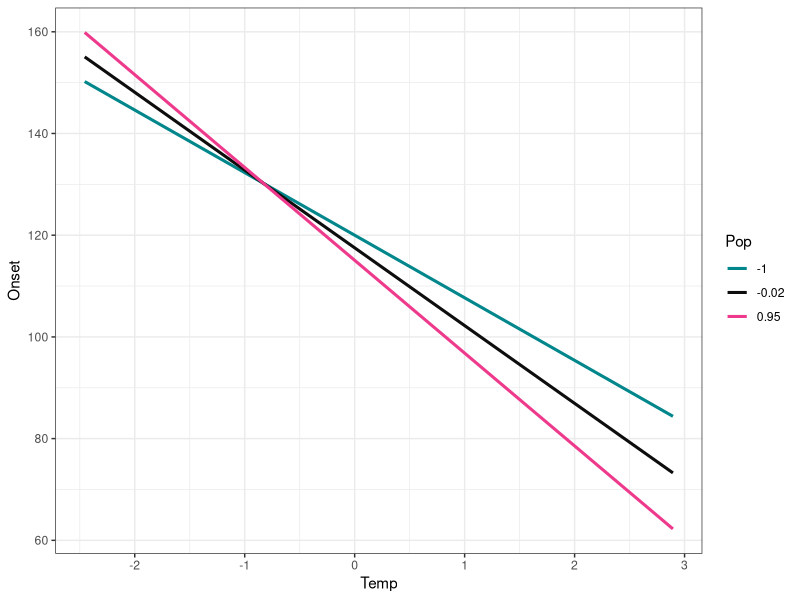
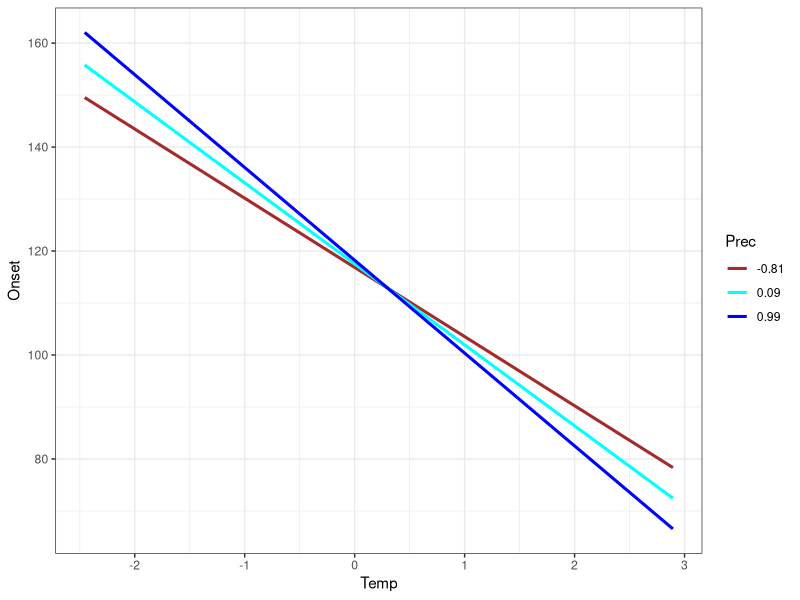
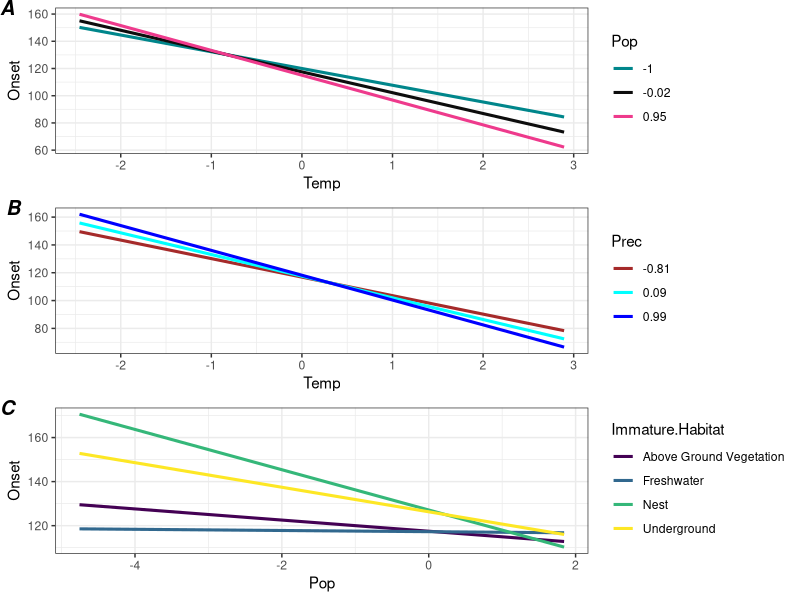
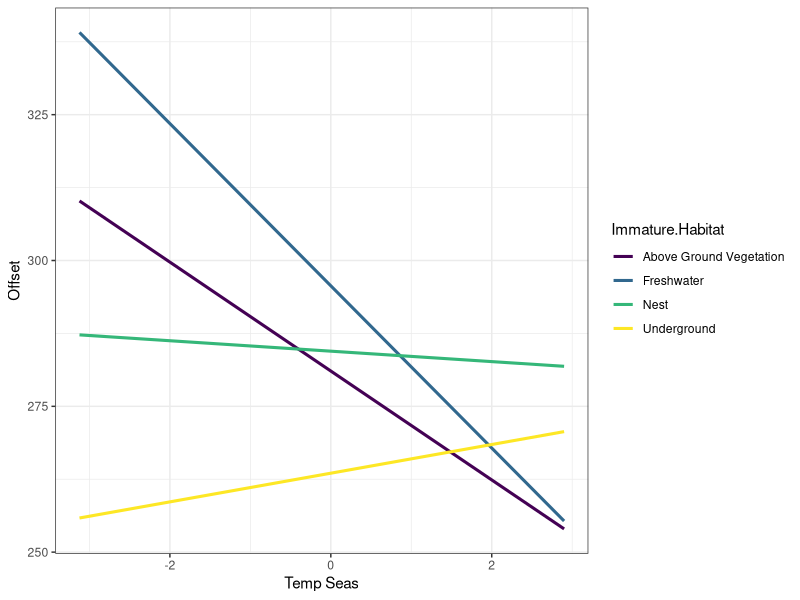
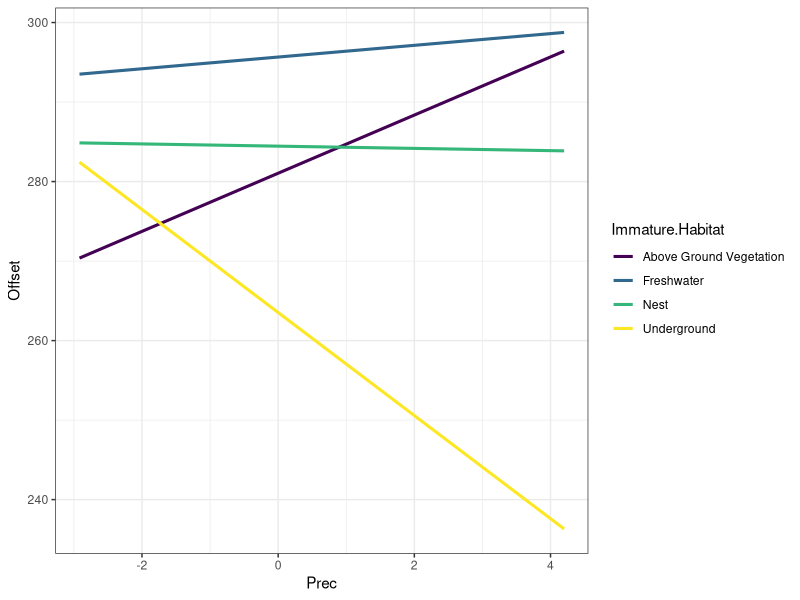
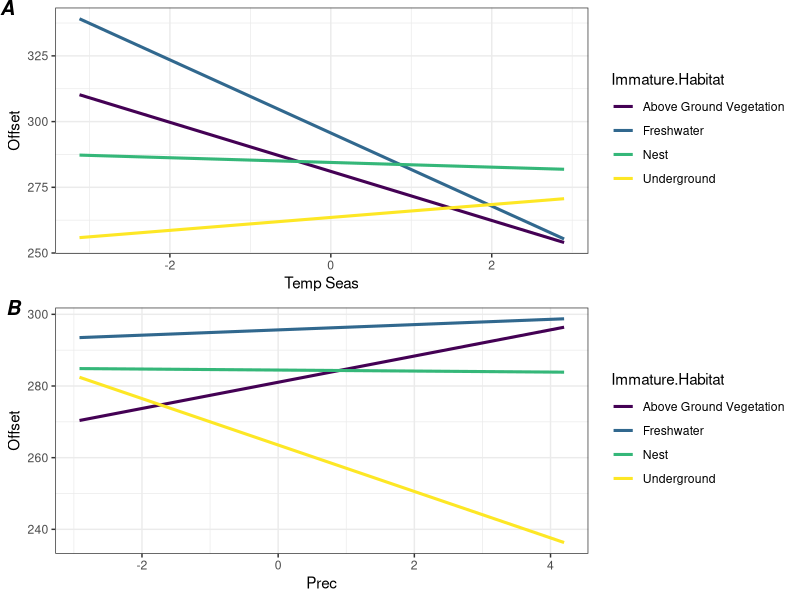
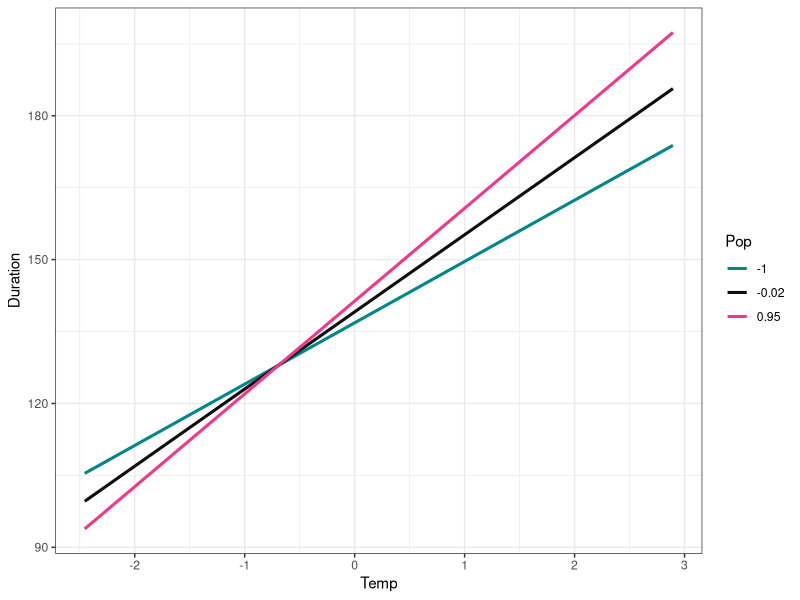
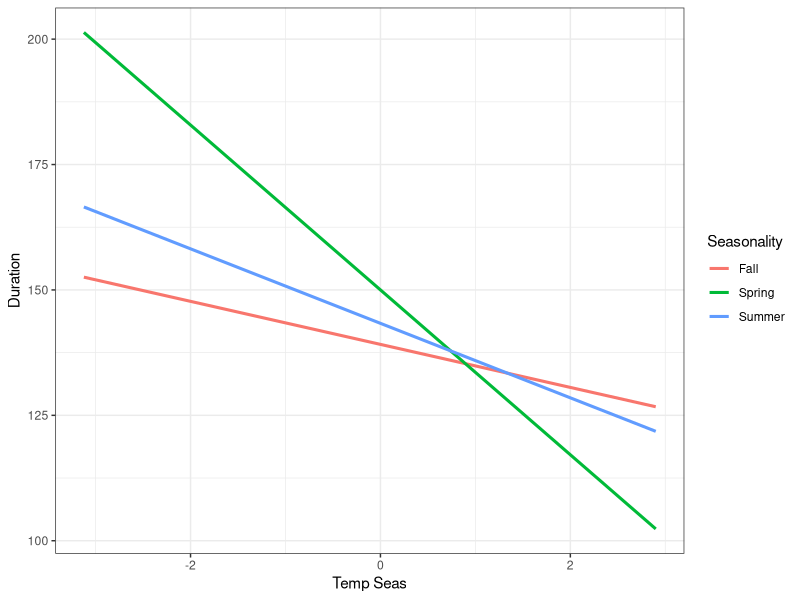

Write R code to recreate these figures, in order.
library(tidyverse)
library(gridExtra)

# Interaction Response Curves
mdf <- readr::read_csv("PGLMM_data/model_df_5cells_treespp.csv")

# Onset interaction response curves

tmp.x <- mdf$temp

## pop interactions
pop_high <- 0.95
pop <- -0.02
pop_low <- -1

onset.low = 117.4678473 + 
  (-15.3536044 * tmp.x) + 
  (-2.5310345 * pop_low) + 
  (-3.0480112 * pop_low * tmp.x)

onset = 117.4678473 + 
  (-15.3536044 * tmp.x) + 
  (-2.5310345 * pop) + 
  (-3.0480112 * pop * tmp.x)

onset.high = 117.4678473 + 
  (-15.3536044 * tmp.x) + 
  (-2.5310345 * pop_high) + 
  (-3.0480112 * pop_high * tmp.x)

tmpz <- c(tmp.x, tmp.x, tmp.x)
onset_pop <- c(onset.high, onset, onset.low)
popz <- c(rep(.95, 3171), rep(-0.02, 3171), rep(-1, 3171))

pop_temp <- data.frame(temp = tmpz, onset = onset_pop, Pop = as.factor(popz)) 

tpop <- ggplot() + 
  geom_line(pop_temp, mapping = aes(x = temp, y = onset, color = Pop), size = 1.05) +
  labs(x = "Temp", y = "Onset") + 
  scale_color_manual(values = c("turquoise4", "grey5", "violetred2")) +
  theme_bw()
   
tpop

## Precipitation

## prec interactions
prec_high <- 0.99
prec <- 0.09
prec_low <- -0.81

onset.low.prec = 117.4678473 + 
  (-15.3536044 * tmp.x) + 
  (0.7572964 * prec_low) + 
  (-2.5246943 * prec_low * tmp.x)

onset.prec = 117.4678473 + 
  (-15.3536044 * tmp.x) + 
  (0.7572964 * prec) + 
  (-2.5246943 * prec * tmp.x)

onset.high.prec = 117.4678473 + 
  (-15.3536044 * tmp.x) + 
  (0.7572964 * prec_high) + 
  (-2.5246943 * prec_high * tmp.x)

tmpz <- c(tmp.x, tmp.x, tmp.x)
onset_prec <- c(onset.high.prec, onset.prec, onset.low.prec)
precz <- c(rep(.99, 3171), rep(0.09, 3171), rep(-0.81, 3171))

prec_temp <- data.frame(temp = tmpz, onset = onset_prec, Prec = as.factor(precz)) 


tprec <- ggplot() + 
  geom_line(prec_temp, mapping = aes(x = temp, y = onset_prec, color = Prec), size = 1.05) +
  labs(x = "Temp", y = "Onset") + 
  scale_color_manual(values = c("brown", "cyan", "Blue")) +
  theme_bw()
   

tprec

## pop and immature habitat

## immature habitat interactions
Fresh.Water <- 2.262
Nest <- -6.611
Underground <- -3.045

pop.x2 <- mdf$pop

onset_fw <- 117.4678473 + 
  (-2.531 * pop.x2) + 
  (-0.206) + 
  (Fresh.Water * pop.x2)

onset_nest <- 117.4678473 + 
  (-2.531 * pop.x2) + 
  (9.645) + 
  (Nest * pop.x2)

onset_underground <- 117.4678473 + 
  (-2.531 * pop.x2) + 
  (8.818) + 
  (Underground * pop.x2)

onset_above.ground.vegetation <- 117.4678473 + 
  (-2.531 * pop.x2) 

popz2 <- c(pop.x2, pop.x2, pop.x2, pop.x2)
onset_ih <- c(onset_above.ground.vegetation, onset_fw, onset_nest, onset_underground)
Immature.Habitat <- c(rep("Above Ground Vegetation", 3171), rep("Freshwater", 3171), 
                      rep("Nest", 3171), rep("Underground", 3171))

pop_immature.habitat <- data.frame(popz2 = popz2, onset = onset_ih, Immature.Habitat = as.factor(Immature.Habitat)) 


pih <- ggplot() + 
  geom_line(pop_immature.habitat, mapping = aes(x = popz2, y = onset, color = Immature.Habitat), size = 1.05) +
  labs(x = "Pop", y = "Onset") + 
  scale_color_viridis_d() +
  theme_bw()

onset_interactions <- egg::ggarrange(tpop, tprec, pih, ncol = 1,
                                     labels = c("A"," B", "C"))

ggsave(plot = onset_interactions, filename = "Tables&Figures/onset_interactions.png",
       dpi = 400, width = 8, height = 8)

### Offset

## temp Seas and immature habitat

## immature habitat interactions & tempseas
Fresh.Water.ts <- -4.571766
Nest.ts <- 8.441451
Underground.ts <- 11.794879

tmpseas <- mdf$temp_seas

offset_fw_ts <- 281.049541 + 
  (-9.336082 * tmpseas) + 
  (14.61098) + 
  (Fresh.Water.ts * tmpseas)

offset_nest_ts <- 281.049541 + 
  (-9.336082 * tmpseas) + 
  (3.404545) + 
  (Nest.ts * tmpseas)

offset_underground_ts <- 281.049541 + 
  (-9.336082 * tmpseas) + 
  (-17.517044) + 
  (Underground.ts * tmpseas)

offset_above.ground.vegetation_ts <- 281.049541 + 
  (-9.336082 * tmpseas) 

tmpseas.x <- c(tmpseas, tmpseas,tmpseas,tmpseas)
offset_ih_ts <- c(offset_above.ground.vegetation_ts, offset_fw_ts, offset_nest_ts, offset_underground_ts)
Immature.Habitat <- c(rep("Above Ground Vegetation", 3171), rep("Freshwater", 3171), 
                      rep("Nest", 3171), rep("Underground", 3171))

tempseas_immature.habitat <- data.frame(tempseaz = tmpseas.x, offset = offset_ih_ts, 
                                        Immature.Habitat = as.factor(Immature.Habitat)) 


tsih <- ggplot() + 
  geom_line(tempseas_immature.habitat, mapping = aes(x = tempseaz, y = offset, color = Immature.Habitat), size = 1.05) +
  labs(x = "Temp Seas", y = "Offset") + 
  scale_color_viridis_d() +
  theme_bw()
   

tsih


## immature habitat interactions x prec
Fresh.Water.prec <- -2.920
Nest.prec <- -3.798
Underground.prec <- -10.138

pcip <- mdf$prec

offset_fw_prec <- 281.049541 + 
  (3.657138 * pcip) + 
  (14.61098) + 
  (Fresh.Water.prec * pcip)

offset_nest_prec <- 281.049541 + 
  (3.657138 * pcip) + 
  (3.404545) + 
  (Nest.prec * pcip)

offset_underground_prec <- 281.049541 + 
  (3.657138 * pcip) + 
  (-17.517044) + 
  (Underground.prec * pcip)

offset_above.ground.vegetation_prec <- 281.049541 + 
  (3.657138 * pcip) 

prec.x <- c(pcip, pcip, pcip, pcip)
offset_ih_prec <- c(offset_above.ground.vegetation_prec, offset_fw_prec, offset_nest_prec, offset_underground_prec)
Immature.Habitat <- c(rep("Above Ground Vegetation", 3171), rep("Freshwater", 3171), 
                      rep("Nest", 3171), rep("Underground", 3171))

prec_immature.habitat <- data.frame(precz = prec.x, offset = offset_ih_prec, 
                                    Immature.Habitat = as.factor(Immature.Habitat)) 


prec_ih <- ggplot() + 
  geom_line(prec_immature.habitat, mapping = aes(x = precz, y = offset, color = Immature.Habitat), size = 1.05) +
  labs(x = "Prec", y = "Offset") + 
  scale_color_viridis_d() +
  theme_bw()
   

prec_ih

offset_interactions <- egg::ggarrange(tsih, prec_ih, ncol = 1,
                                      labels = c("A"," B"))

ggsave(plot = offset_interactions, filename = "Tables&Figures/offset_interactions.png",
       dpi = 400, width = 8, height = 6)


## Duration

## Temp:pop

tmp.x <- mdf$temp

## pop interactions
pop_high <- 0.95
pop <- -0.02
pop_low <- -1

duration.low.pop = 139.1467457 + 
  (16.1542697 * tmp.x) + 
  (2.3289379 * pop_low) + 
  (3.3671402 * pop_low * tmp.x)

duration.pop = 139.1467457 + 
  (16.1542697 * tmp.x) + 
  (2.3289379 * pop) + 
  (3.3671402 * pop * tmp.x)

duration.high.pop = 139.1467457 + 
  (16.1542697 * tmp.x) + 
  (2.3289379 * pop_high) + 
  (3.3671402 * pop_high * tmp.x)

tmpz <- c(tmp.x, tmp.x, tmp.x)
duration_pop <- c(duration.high.pop, duration.pop, duration.low.pop)
popz <- c(rep(.95, 3171), rep(-0.02, 3171), rep(-1, 3171))

pop_temp_dur <- data.frame(temp = tmpz, onset = duration_pop, Pop = as.factor(popz)) 


dur_pop <- ggplot() + 
  geom_line(pop_temp_dur, mapping = aes(x = temp, y = onset, color = Pop), size = 1.05) +
  labs(x = "Temp", y = "Duration") + 
  scale_color_manual(values = c("turquoise4", "grey5", "violetred2")) +
  theme_bw()
   
dur_pop

# Temp Seas : Activity Seas
Spring.ts <- -12.1436149
Summer.ts <- -3.1365185

tmpseas <- mdf$temp_seas

dur_Spring.ts <- 139.1467457 +  
  (-4.2899232 * tmpseas) + 
  (10.8594987) + 
  (Spring.ts * tmpseas)

dur_Summer_ts <- 139.1467457 + 
  (-4.2899232 * tmpseas) +
  (4.1971951) + 
  (Summer.ts * tmpseas)

dur_Fall_ts <- 139.1467457 + 
  (-4.2899232 * tmpseas)

tmpseas.x.seas <- c(tmpseas, tmpseas,tmpseas)
dur_seas_ts <- c(dur_Spring.ts, dur_Summer_ts, dur_Fall_ts)
Seasonality <- c(rep("Spring", 3171), rep("Summer", 3171), 
                 rep("Fall", 3171))

tempseas_seas_dur <- data.frame(tempseaz = tmpseas.x.seas, duration = dur_seas_ts, 
                                Seasonality = as.factor(Seasonality)) 

tmpseas_seas <- ggplot() + 
  geom_line(tempseas_seas_dur, mapping = aes(x = tempseaz, y = duration, color = Seasonality), size = 1.05) +
  labs(x = "Temp Seas", y = "Duration") + 
  theme_bw()
   
tmpseas_seas

# Temp:Voltinism
univoltine <- -10.2772051

tmp.x <- mdf$temp

dur_univoltine_temp <- 139.1467457 +  
  (16.1542697 * tmp.x) + 
  (-11.8102269) + 
  (univoltine * tmp.x)

dur_not_univoltine <- 139.1467457 + 
  (16.15542697 * tmp.x)

tmp_volt.x <- c(tmp.x, tmp.x)
dur_tmp_vol <- c(dur_univoltine_temp, dur_not_univoltine)
Voltinism <- c(rep("Univoltine", 3171), rep("Not Univoltine", 3171))

temp_voltine_dur <- data.frame(Temp = tmp_volt.x, duration = dur_tmp_vol, 
                               Voltinism = as.factor(Voltinism)) 

tvd <- ggplot() + 
  geom_line(temp_voltine_dur, mapping = aes(x = Temp, y = duration, color = Voltinism), size = 1.05) +
  labs(x = "Temp", y = "Duration") + 
  scale_color_manual(values = c("maroon", "gold")) +
  theme_bw()

tvd

## Temp Seas : Voltinism

univoltine.ts <- -9.5115716

ts.x <- mdf$temp_seas

dur_univoltine_ts <- 139.1467457 +  
  (-4.2899232 * ts.x) + 
  (-11.8102269) + 
  (univoltine.ts * ts.x)

dur_not_univoltine_ts <- 139.1467457 + 
  (-4.2899232 * ts.x)

ts_volt.x <- c(ts.x, ts.x)
dur_tmpseas_vol <- c(dur_univoltine_ts, dur_not_univoltine_ts)
Voltinism <- c(rep("Univoltine", 3171), rep("Not Univoltine", 3171))

ts_voltine_dur <- data.frame(Temp_Seas = ts_volt.x, duration = dur_tmpseas_vol, 
                             Voltinism = as.factor(Voltinism)) 

tsvd <- ggplot() + 
  geom_line(ts_voltine_dur, mapping = aes(x = Temp_Seas, y = duration, color = Voltinism), size = 1.05) +
  labs(x = "Temp Seas", y = "Duration") + 
  scale_color_manual(values = c("maroon", "gold")) +
  theme_bw()
   

tsvd

## pop and immature habitat for duration

## immature habitat interactions
Fresh.Water_dur <- 3.019070
Nest_dur <- 9.0204673   
Underground_dur <- 11.4712092

pop.x2 <- mdf$pop

dur_fw <- 139.1467457 + 
  (2.3289379 * pop.x2) + 
  (4.2725748) + 
  (Fresh.Water_dur * pop.x2)

dur_nest <- 139.1467457 + 
  (2.3289379 * pop.x2) + 
  (-2.6734721) + 
  (Nest_dur * pop.x2)

dur_underground <-  139.1467457 + 
  (2.3289379 * pop.x2) + 
  (-20.0519249) + 
  (Underground_dur * pop.x2)

dur_above.ground.vegetation <- 139.1467457 + 
  (2.3289379 * pop.x2) 

popz2 <- c(pop.x2, pop.x2, pop.x2, pop.x2)
dur_ih <- c(dur_above.ground.vegetation, dur_fw, dur_nest, dur_underground)
Immature.Habitat <- c(rep("Above Ground Vegetation", 3171), rep("Freshwater", 3171), 
                      rep("Nest", 3171), rep("Underground", 3171))

dur_pop_immature.habitat <- data.frame(popz2 = popz2, Duration = dur_ih, Immature.Habitat = as.factor(Immature.Habitat)) 


dur_pih <- ggplot() + 
  geom_line(dur_pop_immature.habitat, mapping = aes(x = popz2, y = Duration, color = Immature.Habitat), size = 1.05) +
  labs(x = "Pop", y = "Duration") + 
  scale_color_viridis_d() +
  theme_bw()
   

dur_pih


# temp:larval diet
detritivorous <- 25.7738613
live.plants <- 0.4720430   

tmp.x2 <- mdf$temp

dur_detriv <- 139.1467457 + 
  (16.1542697 * tmp.x2) + 
  (30.1744343) + 
  (detritivorous * tmp.x2)

dur_live.plants <- 139.1467457 + 
  (16.1542697 * tmp.x2) +
  (-10.2299286) + 
  (live.plants * pop.x2)

dur_carnivorous <-  139.1467457 + 
  (16.1542697 * tmp.x2) 

tmpz2 <- c(tmp.x2, tmp.x2, tmp.x2)
dur_diet <- c(dur_detriv, dur_live.plants, dur_carnivorous)
Immature.Diet <- c(rep("Detritivorous", 3171), rep("Herbivorous", 3171), 
                   rep("Carnivorous", 3171))

dur_tmp_larval.diet <- data.frame(Temp = tmpz2, Duration = dur_diet, Immature.Diet = as.factor(Immature.Diet)) 


dur_ld <- ggplot() + 
  geom_line(dur_tmp_larval.diet, mapping = aes(x = Temp, y = Duration, color = Immature.Diet), size = 1.05) +
  labs(x = "Temp", y = "Duration") + 
  scale_color_viridis_d(option = "plasma") +
  theme_bw()
   
dur_ld

dur_interactions <- egg::ggarrange(dur_pop, tmpseas_seas, tvd, 
                                   tsvd, dur_pih, dur_ld, 
                                   ncol = 2,
                                   labels = c("A"," B", "C", "D", "E", "F")
                                  )

ggsave(plot = dur_interactions, filename = "Tables&Figures/duration_interactions.png",
       dpi = 400, width = 10, height = 6)


## Grid arrange over a 6x3 matrix
##lay <- rbind(c(1,2,3),
#             c(4,5,6),
#             c(7, NA, 8),
#             c(NA, NA, 9),
#             c(NA, NA, 10),
#             c(NA, NA, 11))
#
#
#
##ga <- grid.arrange(arrangeGrob(tpop, top = "Onset"), arrangeGrob(tsih, top = "Offset"), 
#             arrangeGrob(dur_pop, top = "Duration"), tprec, prec_ih,
#             tmpseas_seas, pih, tvd, tsvd, dur_pih, dur_ld, layout_matrix = lay)
#
#ggsave(plot = ga, filename = "Tables&Figures/InteractiveEffects.png", dpi = 400, 
#       width = 12, height = 10)
